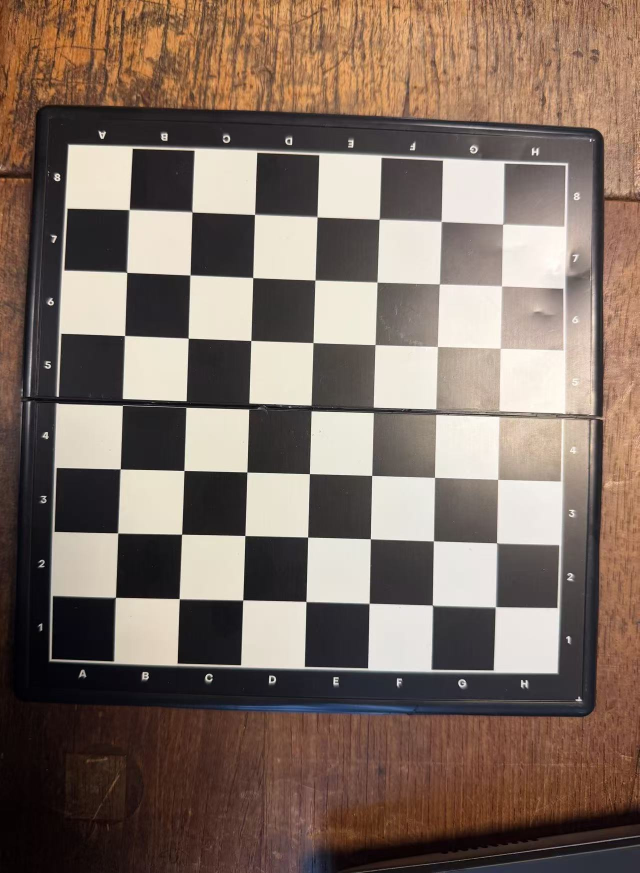
#> input picture src/Identify/11.jpg, 1279 x 1746 px (shown at 1/2 size)
$ python -i preprocess.py   (imports and definitions only)
#> lines starting #> are read from the running program, lines starting #| are printed output that depends on the picture
#> further down, picture is the input picture: shape (1746, 1279, 3); mean B, G, R 99.3, 110.1, 127.4
import cv2
import numpy as np
import pandas as pd
import os

CSV_PATH = "chess_data/chessboardcfg.csv"

INPUT_IMAGE_PATH = "templates/bP/bP_A8_1.jpg"
OUTPUT_DIR = "dataset/empty"
START_FILE_INDEX = 951

HOG_WIN_SIZE = (64, 128)


# Image Preprocessing Function
def preprocess_for_hog(img):

    if img is None:
        return None

    # Turn to grayscale
    gray = cv2.cvtColor(img, cv2.COLOR_BGR2GRAY)
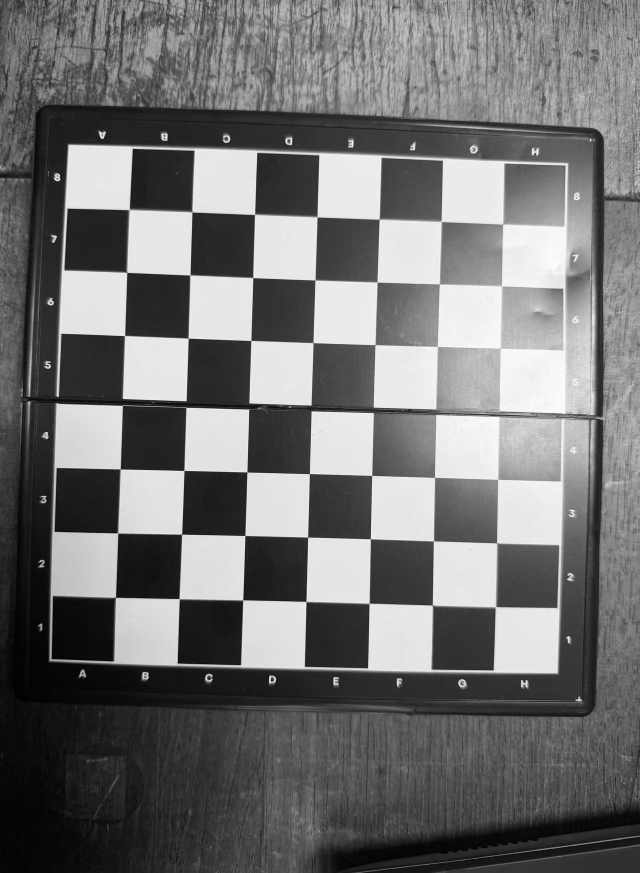
#> gray: shape (1746, 1279) (shown at 1/2 size); min 0, max 255, mean 114

    # A. Gamma implementation
    gamma = 1.2
    inv_gamma = 1.0 / gamma
    table = np.array([((i / 255.0) ** inv_gamma) * 255 for i in np.arange(0, 256)]).astype("uint8")
    gray = cv2.LUT(gray, table)

    # B. Histogram Equalization
    gray = cv2.equalizeHist(gray)
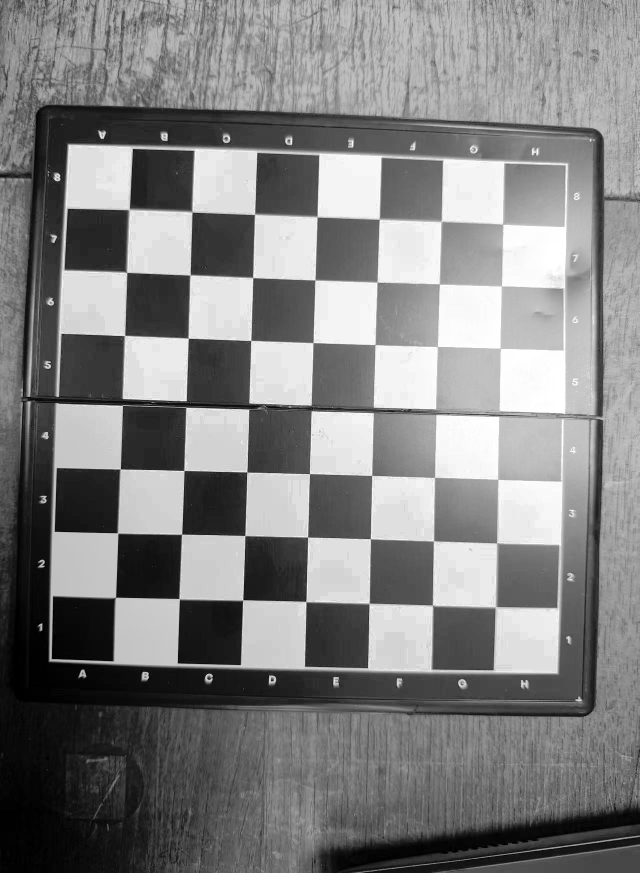
#> gray: shape (1746, 1279) (shown at 1/2 size); min 0, max 255, mean 128.4

    # C. Resize to HOG window size
    processed_img = cv2.resize(gray, HOG_WIN_SIZE)
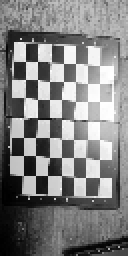
#> processed_img: shape (128, 64) (shown 2 times larger); min 0, max 255, mean 128.8

    return processed_img

# [42 lines left out: function batch_process_sequential, not called in this run]

# [2 lines not run here, left out]

>>> import cv2
>>> picture = cv2.imread('11.jpg')
>>> result = preprocess_for_hog(picture)

$ run again, on src/Identify/chess_data/Empty_Board_1.jpg
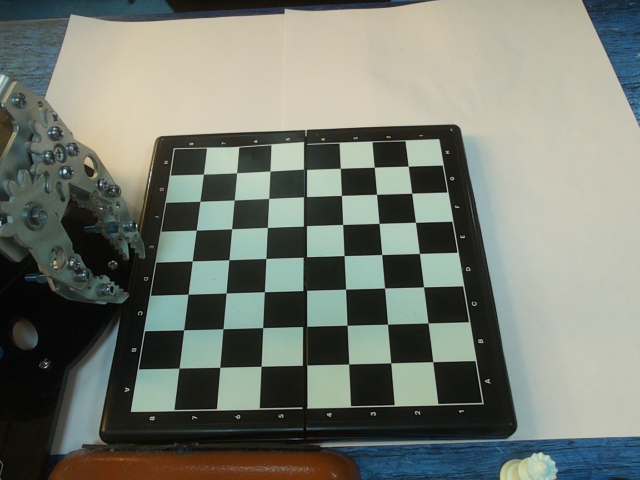
#> input picture src/Identify/chess_data/Empty_Board_1.jpg, 1280 x 960 px (shown at 1/2 size)
#> picture is the input picture: shape (960, 1280, 3); mean B, G, R 112.8, 122.5, 117.2
#> in preprocess_for_hog, `gray = cv2.equalizeHist(gray)`:
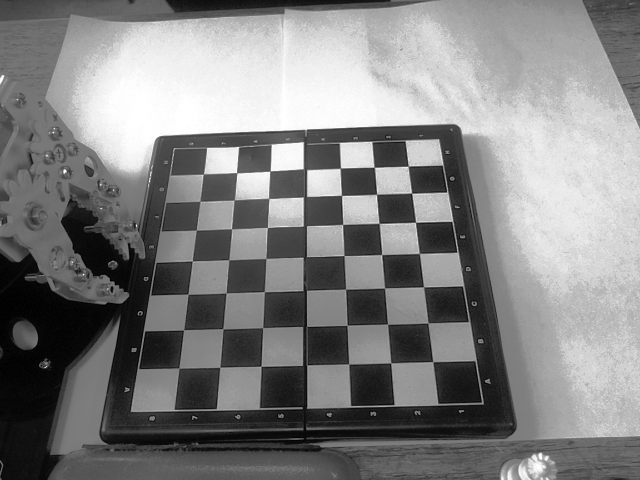
#> gray: shape (960, 1280) (shown at 1/2 size); min 0, max 255, mean 129.2
#> in preprocess_for_hog, `processed_img = cv2.resize(gray, HOG_WIN_SIZE)`:
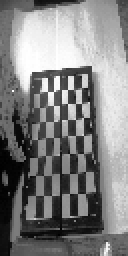
#> processed_img: shape (128, 64) (shown 2 times larger); min 0, max 255, mean 128.7
